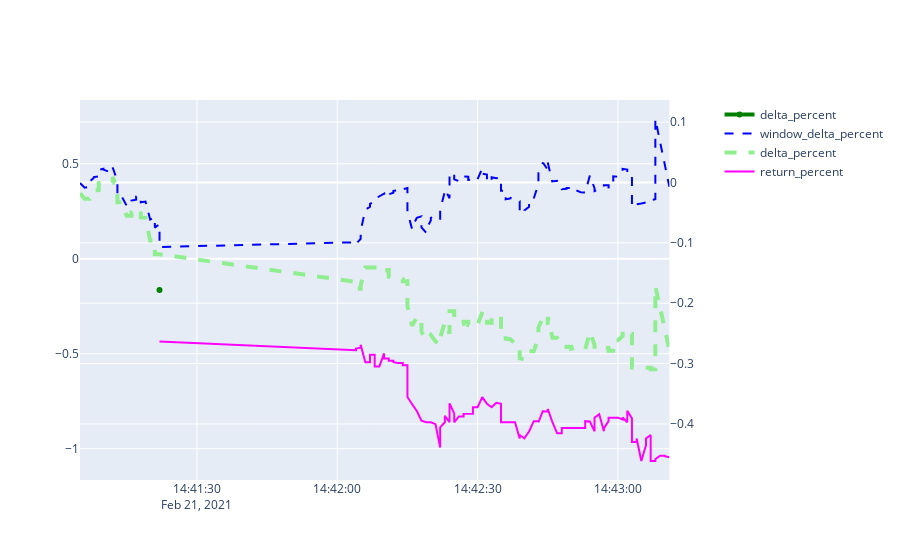

Here is the notebook cell this chart was saved with:
### Code cell
while True:
    clear_output(wait=True)
    time.sleep(1)

#     df = pd.read_csv("BTC.csv")
# #     df = df.tail(400)
#     fig = make_subplots(specs=[[{"secondary_y": True}]])
#     fig.add_trace(go.Scatter(x=df['date'], y=df['delta_percent'],
#                         mode='lines',
#                         name='delta_percent',
#                             ),
#                       secondary_y=False
#                  )
#     fig.add_trace(go.Scatter(x=df['date'], y=df['window_delta_percent'],
#                         mode='lines',
#                         name='window_delta_percent',
#                             ),
#                    secondary_y=True,
#                  )
#     fig.show()
    
    df = pd.read_csv("ETC2.csv")
    df = df.tail(150)
    d = df.query('state=="not_holding"')
    h = df.query('state=="holding"')

    fig = make_subplots(specs=[[{"secondary_y": True}]])
    fig.add_trace(go.Scatter(x=h['date'], y=h['delta_percent'],
                        line = dict(color='green', width=4),
                        name='delta_percent',
                            ),
                      secondary_y=False
                 )
    fig.add_trace(go.Scatter(x=df['date'], y=df['window_delta_percent'],
                        line = dict(color='blue', width=2, dash='dash'),
                        name='window_delta_percent',
                            ),
                   secondary_y=True,
                 )
    fig.add_trace(go.Scatter(x=d['date'], y=d['delta_percent'],
#                 mode='lines',
                line = dict(color='lightgreen', width=4, dash='dash'),
                name='delta_percent',
                    ),
           secondary_y=True,
         )
    fig.add_trace(go.Scatter(x=df['date'], y=df['return_percent'],
#                 mode='lines',
            line = dict(color='magenta', width=2),
            name='return_percent',
                ),
       secondary_y=True,
     )
    fig.show()


#     break

### Figure 1 — Plotly figure (JSON) as saved in the notebook; plotly's stock layout.template omitted (floating-point values rounded to 4 significant figures; data arrays with more than 128 entries replaced by an {"elided": "..."} marker saying what was removed)
{"data": [{"line": {"color": "green", "width": 4}, "name": "delta_percent", "type": "scatter", "x": ["2021-02-21T14:41:22-05:00"], "xaxis": "x", "y": [-0.1646], "yaxis": "y"}, {"line": {"color": "blue", "dash": "dash", "width": 2}, "name": "window_delta_percent", "type": "scatter", "x": {"elided": "150 str values"}, "xaxis": "x", "y": {"elided": "150 float values"}, "yaxis": "y2"}, {"line": {"color": "lightgreen", "dash": "dash", "width": 4}, "name": "delta_percent", "type": "scatter", "x": {"elided": "149 str values"}, "xaxis": "x", "y": {"elided": "149 float values"}, "yaxis": "y2"}, {"line": {"color": "magenta", "width": 2}, "name": "return_percent", "type": "scatter", "x": {"elided": "150 str values"}, "xaxis": "x", "y": {"elided": "150 float values"}, "yaxis": "y2"}], "layout": {"xaxis": {"anchor": "y", "domain": [0, 0.94]}, "yaxis": {"anchor": "x", "domain": [0, 1]}, "yaxis2": {"anchor": "x", "overlaying": "y", "side": "right"}}}
